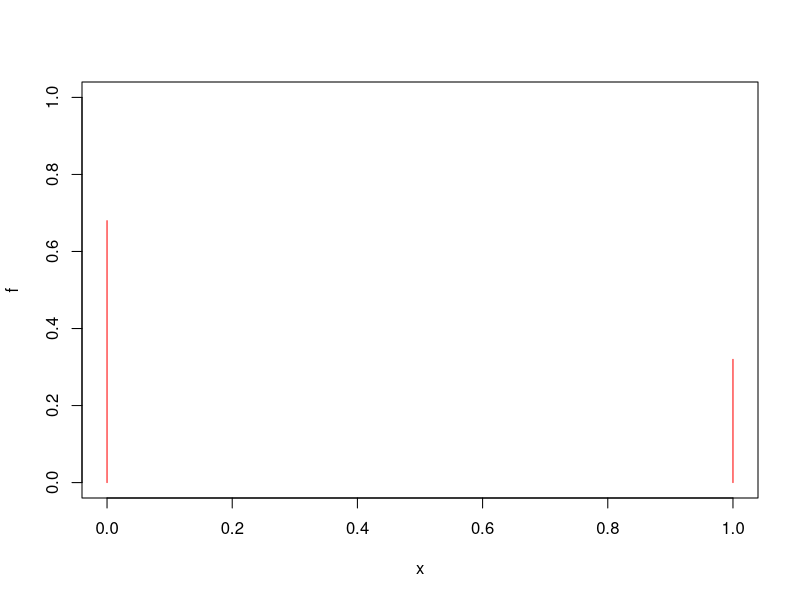
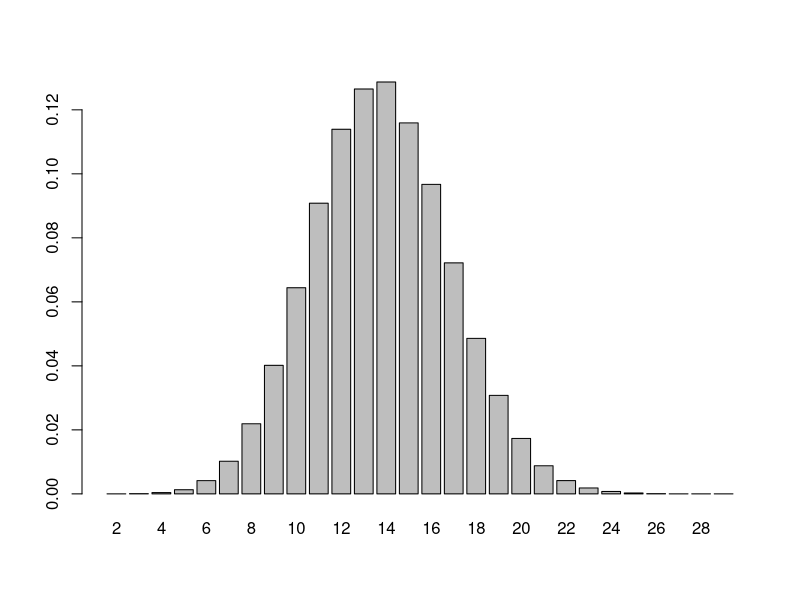
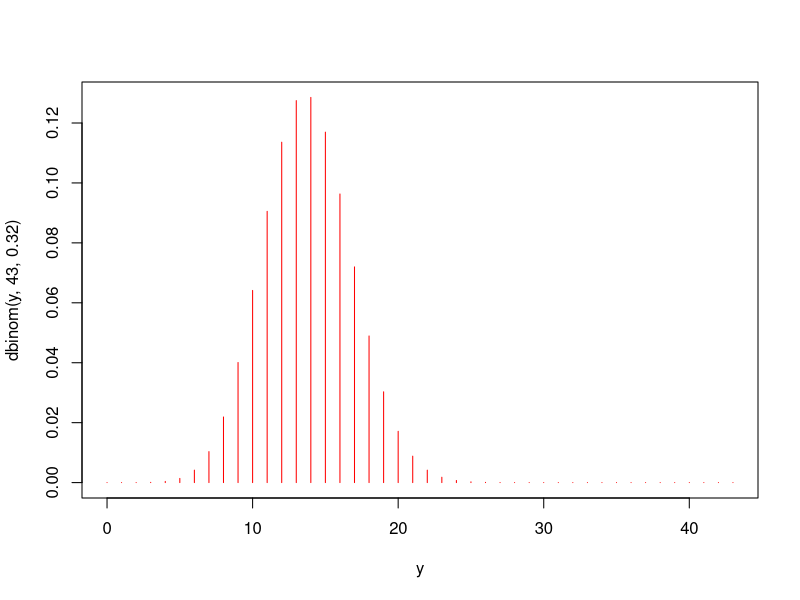
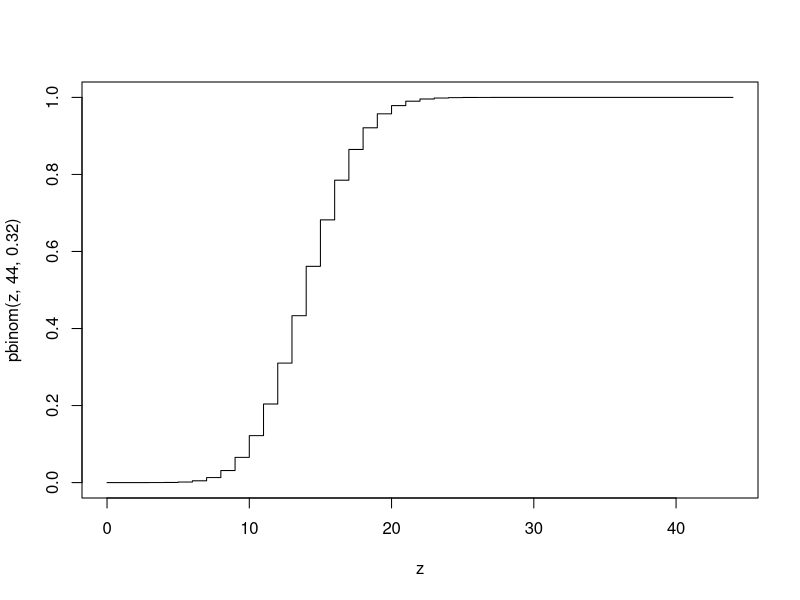

Reproduce these figures in R, in order.
x = c(0,1)
f = c(0.68,0.32)

plot (x,f, type="h", ylim= c(0,1),col = "red")

n = 43
Y <- function(i){sum(sample(x,n,f, replace=TRUE))}
Y(13)
encuetas = sapply(1:400000, Y)
fr = table(encuetas)/400000
fr
barplot(fr)

dbinom(13,43, 0.32)
y <- 0:43
y
plot(y, dbinom(y,43, 0.32), type="h",col = "red")

pbinom(16,44, 0.32)
z <- 0:44
z
plot(z, pbinom(z,44, 0.32),type="s")

qbinom(0.5,44, 0.32)

#media
24*0.68
#varianza
24*0.68*0.32
#1er quartil
qbinom(0.25,23, 0.68)

#
46*0.32
